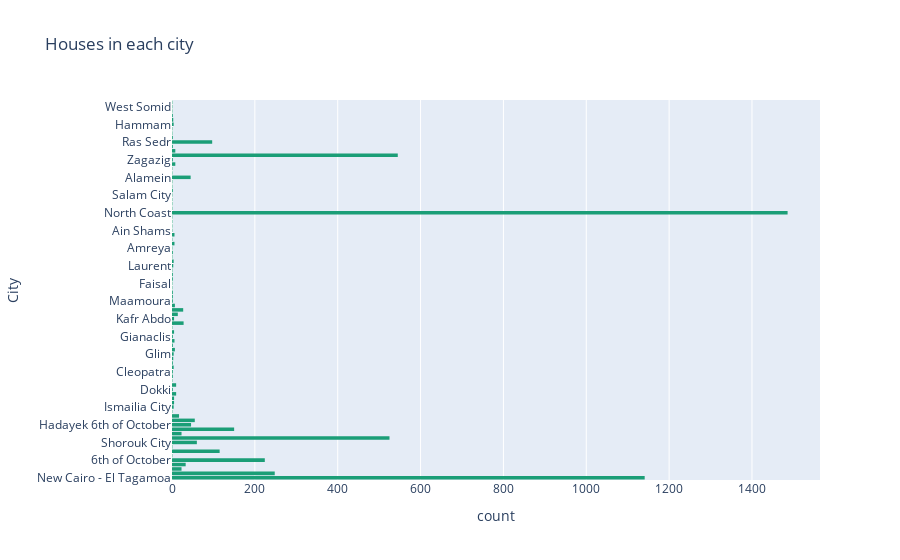

Notebook code for this chart:
### Markdown cell above
# what is the most frequent city in the data?

### Code cell
fig = px.histogram(df, y ="City",color_discrete_sequence = px.colors.qualitative.Dark2, title = "Houses in each city",nbins = 100)
fig.show()

### Figure 1 — Plotly figure (JSON) as saved in the notebook; plotly's stock layout.template omitted (floating-point values rounded to 4 significant figures; data arrays with more than 128 entries replaced by an {"elided": "..."} marker saying what was removed)
{"data": [{"alignmentgroup": "True", "bingroup": "y", "hovertemplate": "count=%{x}<br>City=%{y}<extra></extra>", "legendgroup": "", "marker": {"color": "rgb(27,158,119)", "pattern": {"shape": ""}}, "name": "", "nbinsy": 100, "offsetgroup": "", "orientation": "h", "showlegend": false, "type": "histogram", "xaxis": "x", "y": {"elided": "5081 str values"}, "yaxis": "y"}], "layout": {"barmode": "relative", "legend": {"tracegroupgap": 0}, "title": {"text": "Houses in each city"}, "xaxis": {"anchor": "y", "domain": [0, 1], "title": {"text": "count"}}, "yaxis": {"anchor": "x", "domain": [0, 1], "title": {"text": "City"}}}}
